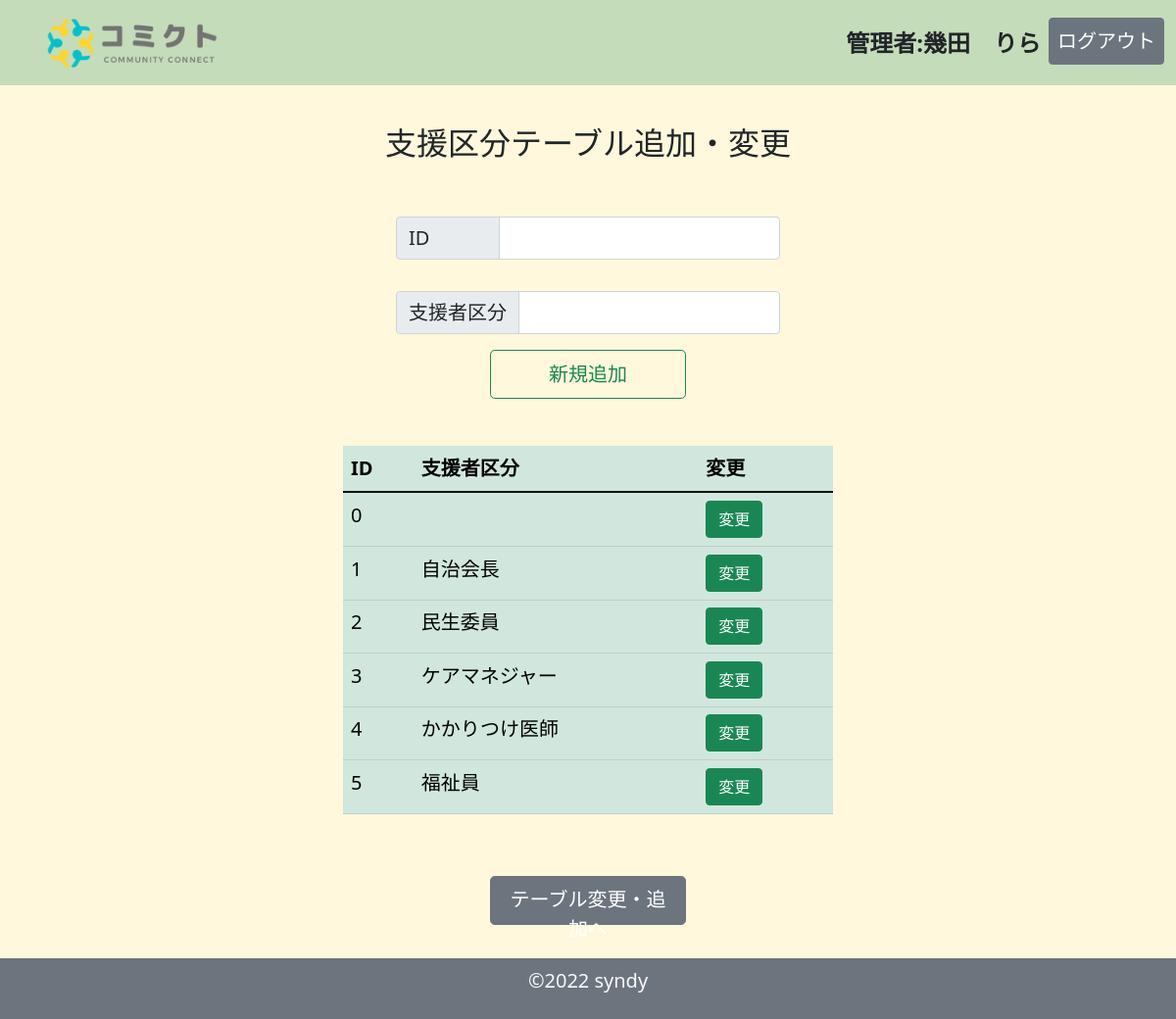
/admin_supporttable_read.php (signed in), run on an earlier commit of the app's database.
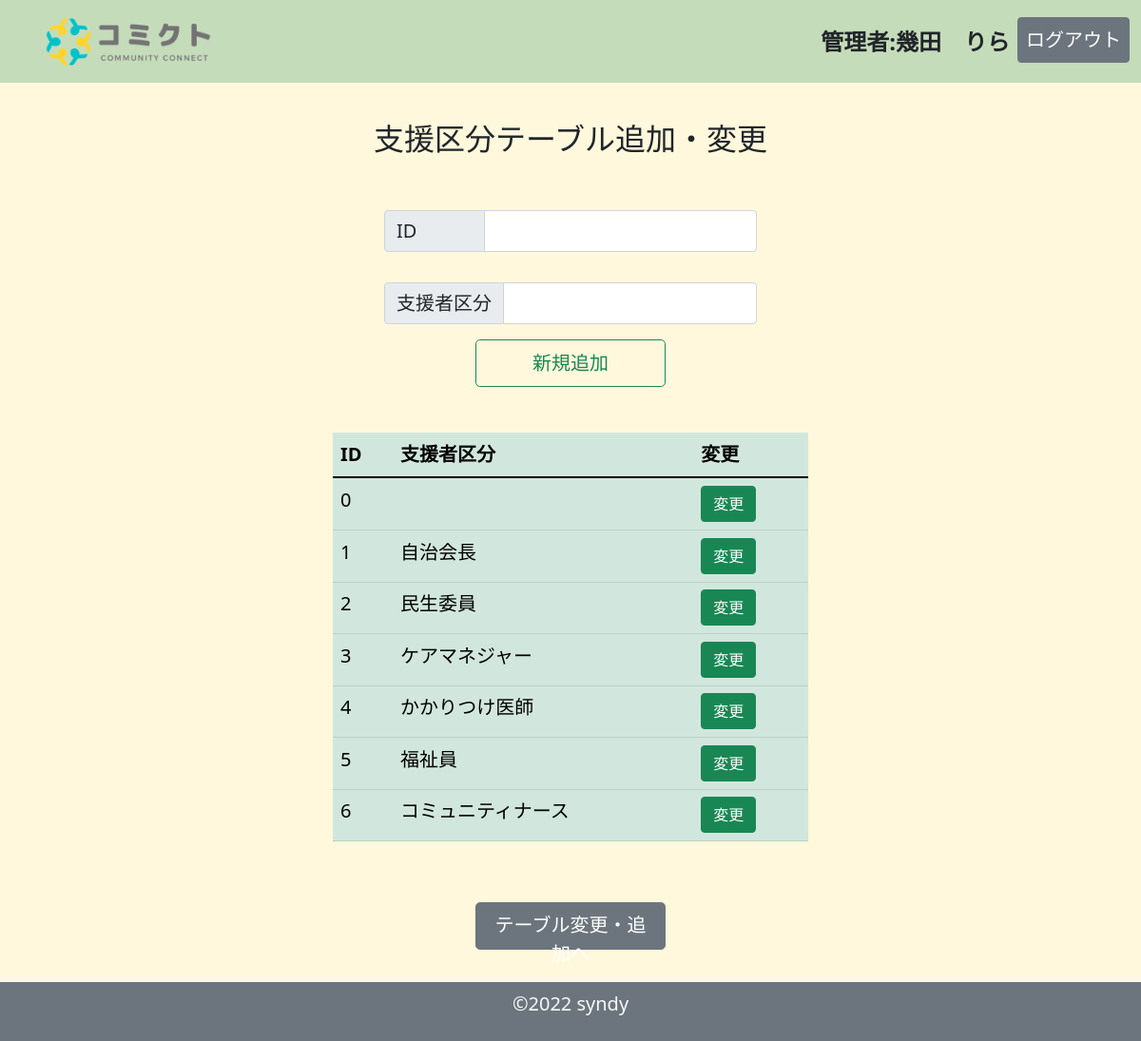
And on a later commit of the database.
### tables this page shows
CREATE TABLE `support_table` (
  `id` int(11) NOT NULL,
  `support_id` int(11) NOT NULL,
  `support` varchar(64) NOT NULL
);

### admin_supporttable_read.php (the view, shortened to what this page needs)
<?php
$pdo = connect_to_db();
$sql = 'SELECT * FROM support_table ORDER BY support_id ASC';
$stmt = $pdo->prepare($sql);
try {
    $status = $stmt->execute();
} catch (PDOException $e) {
    echo json_encode(["sql error" => "{$e->getMessage()}"]);
    exit();
}
$result = $stmt->fetchAll(PDO::FETCH_ASSOC);
$output = "";
foreach ($result as $record) {
    $output .= "<tr><td>{$record['support_id']}</td><td>{$record['support']}</td>
    <td>
        <a href='admin_supporttable_edit.php?id={$record["id"]}' class='btn btn-success' role='button'>変更</a>
      </td><tr>";
}
?>
<!DOCTYPE html>
<html lang="ja">
<head>
    <link href="https://cdn.jsdelivr.net/npm/bootstrap@5.1.3/dist/css/bootstrap.min.css" rel="stylesheet">
    <link rel="stylesheet" href="css/style_home_admin.css">
</head>
<body>
    <header>
        <nav class="navbar navbar-expand-lg navbar-light bg-success bg-opacity-25">
            <div class="container-fluid">
                <a class="navbar-brand" href="#">
                    <img src="img/comictlogo.png" alt="" width="250" height="60" class="d-inline-block align-text-top">
                </a>
                <div class="collapse navbar-collapse " id="navbarSupportedContent">
                    <ul class="navbar-nav me-auto">
                        <li class="nav-item">
                            <a class="nav-link" href="#"></a>
                        </li>
                        <li class="nav-item">
                            <a class="nav-link" href="#"></a>
                        </li>
                    </ul>
                    <ul class="navbar-nav">
                        <li class="nav-item">
                            <a class="nav-link text-dark fw-bold fs-4" href="#">管理者:<?= $_SESSION['mbname'] ?></a>
                        </li>
                        <li class="nav-item">
                            <a class="nav-link btn btn-secondary text-white fs-5 " href="logout.php" role="button">ログアウト</a>
                        </li>
                    </ul>
                </div>
            </div>
        </nav>
    </header>
    <main class="mb-5">
        <form action="admin_supporttable_create.php" method="POST">
            <div class="container-fluid">
                <div class="row justify-content-center  g-2">
                    <p class="h2 text-center my-5">支援区分テーブル追加・変更</p>
                    <div class="input-group mb-3 justify-content-center" style="max-width: 400px;">
                        <span class="input-group-text fs-5" id="inputGroup-sizing-default" style="width: 106px;">ID</span>
                        <input type="text" name="id" class="form-control fs-5 " aria-label="Sizing example input" aria-describedby="inputGroup-sizing-default">
                    </div>
                    <div class="row justify-content-center  g-2">
                        <div class="input-group mb-3 justify-content-center" style="max-width: 400px;">
                            <span class="input-group-text fs-5" id="inputGroup-sizing-default">支援者区分</span>
                            <input type="text" name="support" class="form-control fs-5 " aria-label="Sizing example input" aria-describedby="inputGroup-sizing-default">
                        </div>
                    </div>
                </div>
                <div class="container-fluid">
                    <div class="row justify-content-center">
                        <div class="col text-center mb-5">
                            <button class="btn btn-outline-success btn-lg fs-5" style="width: 200px;;height:50px">新規追加</button>
                        </div>
                    </div>
                </div>
            </div>
        </form>
        <div class="container-fluid">
            <div class="row justify-content-center  g-2">
                <div class="table-responsive">
                    <table class="table table-success table-hover mx-auto fs-5" style="max-width: 500px;">
                        <thead>
                            <tr>
                                <th scope="col">ID</th>
                                <th scope="col">支援者区分</th>
                                <th scope="col">変更</th>
                            </tr>
                        </thead>
                        <tbody>
                            <?= $output ?>
                        </tbody>
                    </table>
                </div>
            </div>
        </div>
        <div class="container-fluid">
            <div class="row justify-content-center">
                <div class="col text-center my-5">
                    <a class="btn btn-secondary btn-lg fs-5" style="width: 200px;;height:50px" href="admin_tableadd.php" role="button">テーブル変更・追加へ</a>
                </div>
            </div>
        </div>
    </main>
    <footer class="footer fixed-bottom mt-auto py-2 bg-secondary text-light text-center fs-5 ">
        <div class="container">
            <p>&copy;2022 syndy </p>
        </div>
    </footer>
</body>
</html>

What changed in the data, as far as the page shows it:
added support_table: support "6", support "コミュニティナース"
